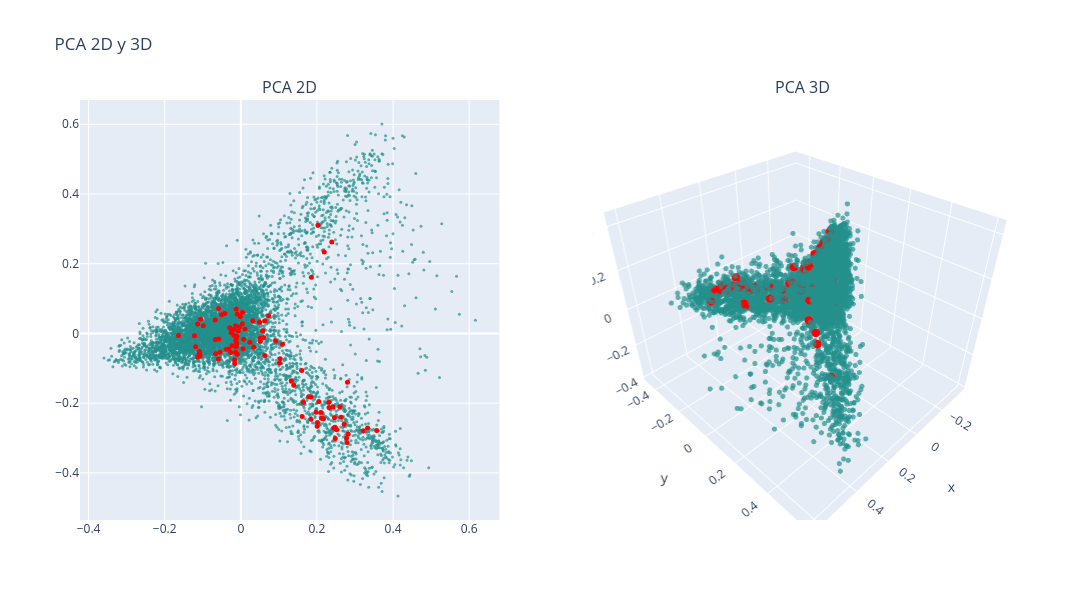

The notebook cell this image was saved under:
### Markdown cell above
### PCA

### Code cell
# PCA 2D
X_pca_2d = PCA(n_components=2).fit_transform(df_vectorized)
df['pca2d_1'] = X_pca_2d[:, 0]
df['pca2d_2'] = X_pca_2d[:, 1]

# PCA 3D
X_pca_3d = PCA(n_components=3).fit_transform(df_vectorized)
df['pca3d_1'] = X_pca_3d[:, 0]
df['pca3d_2'] = X_pca_3d[:, 1]
df['pca3d_3'] = X_pca_3d[:, 2]

# Graficar
colors = np.ones(len(df))  # Color base
colors_knn = np.zeros(len(df))  # Color para los KNN
colors_knn[knn_idxs[0]] = 1  # Resaltar los KNN

fig = make_subplots(rows=1, cols=2, subplot_titles=("PCA 2D", "PCA 3D"), 
                    specs=[[{"type": "scatter"}, {"type": "scatter3d"}]])

# Puntos normales (fondo)
fig.add_trace(
    go.Scatter(x=df['pca2d_1'], y=df['pca2d_2'], mode='markers',
               marker=dict(color=colors, colorscale='Viridis', size=3, opacity=0.7), 
               text=data['title'],
               hovertemplate="Titulo: %{text}<br>x: %{x}<br>y: %{y}<extra></extra>"),
    row=1, col=1)

# Puntos resaltados (delante)
fig.add_trace(
    go.Scatter(x=df.loc[knn_idxs[0], 'pca2d_1'], 
               y=df.loc[knn_idxs[0], 'pca2d_2'], 
               mode='markers',
               marker=dict(color='red', size=5, opacity=1), 
               text=data.loc[knn_idxs[0], 'title'], 
               hovertemplate="Titulo: %{text}<br>x: %{x}<br>y: %{y}<extra></extra>"),
    row=1, col=1)

# Puntos normales en 3D (fondo)
fig.add_trace(
    go.Scatter3d(x=df['pca3d_1'], y=df['pca3d_2'], z=df['pca3d_3'], mode='markers',
                 marker=dict(color=colors, colorscale='Viridis', size=3, opacity=0.7), 
                 text=data['title'],
                 hovertemplate="Cluster: %{text}<br>x: %{x}<br>y: %{y}<br>z: %{z}<extra></extra>"),
    row=1, col=2)

# Puntos resaltados en 3D (delante)
fig.add_trace(
    go.Scatter3d(x=df.loc[knn_idxs[0], 'pca3d_1'], 
                 y=df.loc[knn_idxs[0], 'pca3d_2'], 
                 z=df.loc[knn_idxs[0], 'pca3d_3'], 
                 mode='markers',
                 marker=dict(color='red', size=5, opacity=1), 
                 text=data.loc[knn_idxs[0], 'title'], 
                 hovertemplate="Cluster: %{text}<br>x: %{x}<br>y: %{y}<br>z: %{z}<extra></extra>"),
    row=1, col=2)

fig.update_layout(height=600, width=1200, title_text="PCA 2D y 3D", showlegend=False)
fig.show()

### Figure 1 — Plotly figure (JSON) as saved in the notebook; plotly's stock layout.template omitted (floating-point values rounded to 4 significant figures; data arrays with more than 128 entries replaced by an {"elided": "..."} marker saying what was removed)
{"data": [{"hovertemplate": "Titulo: %{text}<br>x: %{x}<br>y: %{y}<extra></extra>", "marker": {"color": {"elided": "6613 float values"}, "colorscale": [[0, "#440154"], [0.1111, "#482878"], [0.2222, "#3e4989"], [0.3333, "#31688e"], [0.4444, "#26828e"], [0.5556, "#1f9e89"], [0.6667, "#35b779"], [0.7778, "#6ece58"], [0.8889, "#b5de2b"], [1, "#fde725"]], "opacity": 0.7, "size": 3}, "mode": "markers", "text": {"elided": "6613 str values"}, "type": "scatter", "x": {"elided": "6613 float values"}, "xaxis": "x", "y": {"elided": "6613 float values"}, "yaxis": "y"}, {"hovertemplate": "Titulo: %{text}<br>x: %{x}<br>y: %{y}<extra></extra>", "marker": {"color": "red", "opacity": 1, "size": 5}, "mode": "markers", "text": ["application of neural network controller and policy gradient reinforcement learning on modular multilevel converter mmc a proof of concept", "state of charge soc balancing of battery modular multilevel management bm converter using q learning", "reinforcement learning based modulation for balancing capacitor voltage and thermal stress to enhance current capability of mmcs", "inverse application of artificial intelligence for the control of power converters", "optimized real time control for modular multilevel converters using adaptive neural networks", "machine learning emulation of model predictive control for modular multilevel converters", "open circuit fault diagnosis for a modular multilevel converter based on hybrid machine learning", "artificial intelligence applications in the control and performance improvement of modular multilevel converters a review", "neural network controller based on direct and indirect model predictive for modular multilevel converters", "machine learning based modeling for real time inferencer in the loop hardware emulation of high speed rail microgrid", "machine learning enhanced predictive control for modular multilevel converters in hvdc transmission systems", "level increased ishe modulation method for modular multilevel converters based on ddpg", "predictor based data driven model free adaptive predictive control of power converters using machine learning", "machine learning based operating region extension of modular multilevel converters under unbalanced grid faults", "reinforcement learning based method to exploit vulnerabilities of false data injection attack detectors in modular multilevel converters", "an open circuit fault detection and location strategy for mmc with feature extraction and random forest", "neural network based model predictive control approach for modular multilevel converters", "transfer learning based online impedance identification for modular multilevel converters", "condition monitoring for power converters via deep one class classification", "neural network based model predictive controllers for modular multilevel converters", "hybrid condition monitoring for power converters learning based methods with statistical guarantees", "fault diagnosis for modular multilevel converter mmc based on deep learning an edge implementation using binary neural network", "compound fault diagnosis method of modular multilevel converter based on improved capsule network", "reinforcement learning based false data injection attacks detector for modular multilevel converters", "capacitor monitoring for modular multilevel converters based on intelligent algorithm", "design and analysis of the model predictive control implemented by the ann technique for mmc based rectifier with improved grid adaptability", "dc short circuit fault detection for mmc hvdc grid based on improved dbn and dc fault current statistical features", "a connectionist based approach for reducing the number of voltage sensors in modular multilevel converter", "health management of power electronics systems", "auto tuned model predictive control based neural network controller for modular multilevel converters", "artificial neural network based pi control of battery energy storage system connected with mmc hvdc system", "data driven impedance identification and stability online assessment of wind farm connected with mmc hvdc", "an ultra high speed mmc hvdc fault location algorithm based on regression neural network", "power management systems for harmonic elimination using federated learning approach", "denoising and voltage estimation in modular multilevel converters using deep neural networks", "fault identification method of mmc hvdc based on gru neural network", "an open circuit faults diagnosis method based on xg boost used in mmc", "transfer learning framework for impedance characterization of modular multilevel converters", "data driven impedance identification and stability online assessment of dfig based wind farm integration with mmc hvdc", "overview of modeling schemes for mmc converter in flexible dc distribution network", "gwo based pi controller assisted half bridge sub module mmc for hybrid energy system", "fault diagnosis of modular multilevel converter based on dcnn and lstm network", "open circuit fault diagnosis for modular multilevel converter using wavelet neural network", "igbt open circuit fault diagnosis method for a modular multilevel converter based on pnn md", "capacitor parameter estimation based on wavelet transform and convolution neural network", "deep convolution neural network based fault detection and identification for modular multilevel converters", "physical mechanism and data hybrid modeling for device level emulation of modular multilevel converter", "neural network trained cold plate models for modular converter exploration", "an on line capacitor condition monitoring method based on switching frequencies for modular multilevel converters", "distributed neural network observer for submodule capacitor voltage estimation in modular multilevel converters", "parameters inversion of equivalent rlc fault circuit for mmc hvdc grid based on bp neural network", "bayesian regularization based mpc for a hybrid modular multilevel converter", "single ended fault detection scheme using support vector machine for multi terminal direct current systems based on modular multilevel converter", "real time fault detection and identification for mmc using d convolutional neural networks", "adaptive fault current limiting strategy for flexible dc power grids based on deep neural networks", "estimation of battery parameters in cascaded half bridge converters with reduced voltage sensors", "data driven neural predictors based robust mpc for power converters", "sub module capacitor voltage balancing control based on model prediction", "application of artificial intelligence to diagnose faults of grid tied solar power systems", "short time wavelet entropy integrating improved lstm for fault diagnosis of modular multilevel converter", "voltage estimation for diode clamped mmcs based on a simplified neural network", "supervisory real time multidomain modeling and hardware emulation of fuel cell hybrid electric bus behavioral transients", "thermal estimation of modular multilevel converter submodule using deep regression on gru and lstm network", "fault diagnosis of modular multilevel converter based on rnn and wavelet analysis", "a fast data driven method for submodule open circuit fault localization in a modular multilevel converter", "submodule fault detection in mmcs using support vector classification", "neural predictor based low switching frequency fcs mpc for mmc with online weighting factors tuning", "neural predictor based dynamic surface predictive control for power converters", "data driven parameter inversion for dc fault current analytical solution of modular multilevel converter based high voltage dc grid", "dcscf detection method of mmc dc grid based on statistical feature and dbn softmax", "improving the resilience of modular multilevel converters using concurrent estimators", "parameter estimation of batteries in mmcs with parallel connectivity using pso", "reliability improvement of mmc in energy storage system using ann based sensorless estimation for sub module voltages", "igbt open circuit fault diagnosis based on improved support vector machine", "design and simulation of marine electromagnetic transmission system", "an improved resnet based method for online assessment of the aging state of mmc sub module capacitors", "data driven modeling of modular multilevel converters based on hht and cnn lstm am neural network", "fault diagnosis of submodule open circuit failures for modular multilevel converters with the data processing of sensors", "an intelligent control for m statcom applications", "voltage estimation in combination with level adjusted phase shifted carrier modulation la psc for sensorless balancing of diode clamped modular multilevel converters mmcs ", "event triggered neural predictor based fcs mpc for mmc", "a simplified loss model of modular multilevel converter", "data driven fault detection of multiple open circuit faults for mmc systems based on long short term memory networks", "a modular multilevel converter based inductive power transfer system", "novel distributed control platform and algorithm for a modular multilevel matrix converter", "fault analysis and voltage support strategy through equivalent line impedances for mmcs in ac dc hybrid distribution networks under asymmetrical faults", "predictor based neural network finite set predictive control for modular multilevel converter", "switch open circuit fault localization strategy for mmcs using sliding time window based features extraction algorithm", "evaluation of isolated three phase ac dc converter using modular multilevel converter topology", "review on control strategy for flexible ac dc hybrid distribution network based on modular multi level converter topology", "fault isolation method for smart dc distribution networks with multiple types of converters", "control and experiment of a v kw motor drive using modular multilevel cascade converter based on triple star bridge cells mmcc tsbc ", "a model for a three phase modular multi level converter based on inductive power transfer technology m lc ipt ", "an open circuit faults diagnosis method for mmc based on extreme gradient boosting", "multiple igbt open circuit fault diagnosis strategy for mmc using feature reconstruction based recurrent neural network", "an on line capacitance and esr monitoring method of submodule capacitors for nearest level modulation based modular multilevel converters", "optimal modulation method for modular multilevel converters in medium voltage dc distribution networks", "communication aspects in the distributed control architecture of a modular multilevel converter", "design and verification of a dc direct mounted energy storage topology", "control system communication architecture for power electronic building blocks"], "type": "scatter", "x": [-0.01326, -0.01184, -0.05463, 0.05051, -0.01038, -0.01345, 0.2476, -0.03759, -0.02505, 0.06014, 0.05716, -0.1188, -0.009318, -0.009052, 0.01101, 0.2106, -0.02545, 0.06261, 0.1325, -0.02917, 0.1391, 0.1014, 0.1645, 0.003672, -0.01661, 0.09135, 0.2716, 0.006061, 0.1034, -0.0184, 0.239, 0.1854, 0.2317, -0.06654, -0.011, 0.2803, 0.2482, 0.07292, 0.2192, 0.3569, -0.00109, 0.1783, 0.282, 0.2517, -0.03151, 0.2171, 0.06309, 0.04937, -0.01621, -0.06613, 0.2635, -0.012, 0.3216, 0.1976, 0.3331, -0.02315, 0.004511, -0.1087, 0.1602, 0.2461, -0.1069, 0.0512, 0.03392, 0.1846, 0.2006, 0.1611, -0.0672, -0.01222, 0.2425, 0.2047, 0.007419, -0.02652, -0.006576, 0.244, -0.003404, -0.01367, 0.02378, 0.1842, 0.1094, -0.1133, -0.05045, -0.1089, 0.2778, -0.1217, -0.05842, 0.2607, -0.04209, 0.2121, -0.1635, -0.01733, 0.2312, -0.1058, -0.09852, 0.2013, 0.279, -0.05906, -0.1133, -0.05778, 0.2028, 0.03133], "xaxis": "x", "y": [-0.02102, -0.01379, -0.0538, -0.01404, -0.008281, 0.02228, -0.2688, -0.04514, 0.001815, -0.01193, 0.007449, -0.03836, 0.05546, -0.06003, 0.01267, -0.2271, 0.01056, 0.03601, -0.1356, 0.01622, -0.1488, -0.08485, -0.1972, 0.0277, -0.07606, -0.02124, -0.2608, -0.0436, -0.07285, -0.004864, 0.262, 0.1611, -0.2122, -0.01751, -0.02893, -0.1398, -0.3016, 0.05042, 0.2336, -0.2785, 0.04852, -0.1814, -0.2886, -0.2766, -0.04452, -0.245, -0.063, 0.03223, -0.08643, -0.05793, -0.2404, -0.03762, -0.2791, -0.2259, -0.2713, -0.03506, 0.06064, -0.05183, -0.1061, -0.2421, -0.06373, -0.02305, -0.03867, -0.1825, -0.2663, -0.2381, 0.03825, 0.0699, -0.2107, -0.195, -0.01677, -0.05465, 0.007282, -0.2712, 0.01789, -0.05385, -0.02497, -0.246, -0.03098, -0.06702, 0.05379, -0.05703, -0.3001, -0.006629, 0.07159, -0.2102, 0.05751, -0.243, -0.005886, 0.012, -0.1972, 0.04162, 0.02192, -0.2556, -0.3129, -0.07298, 0.02732, -0.0162, 0.3104, 0.03603], "yaxis": "y"}, {"hovertemplate": "Cluster: %{text}<br>x: %{x}<br>y: %{y}<br>z: %{z}<extra></extra>", "marker": {"color": {"elided": "6613 float values"}, "colorscale": [[0, "#440154"], [0.1111, "#482878"], [0.2222, "#3e4989"], [0.3333, "#31688e"], [0.4444, "#26828e"], [0.5556, "#1f9e89"], [0.6667, "#35b779"], [0.7778, "#6ece58"], [0.8889, "#b5de2b"], [1, "#fde725"]], "opacity": 0.7, "size": 3}, "mode": "markers", "scene": "scene", "text": {"elided": "6613 str values"}, "type": "scatter3d", "x": {"elided": "6613 float values"}, "y": {"elided": "6613 float values"}, "z": {"elided": "6613 float values"}}, {"hovertemplate": "Cluster: %{text}<br>x: %{x}<br>y: %{y}<br>z: %{z}<extra></extra>", "marker": {"color": "red", "opacity": 1, "size": 5}, "mode": "markers", "scene": "scene", "text": ["application of neural network controller and policy gradient reinforcement learning on modular multilevel converter mmc a proof of concept", "state of charge soc balancing of battery modular multilevel management bm converter using q learning", "reinforcement learning based modulation for balancing capacitor voltage and thermal stress to enhance current capability of mmcs", "inverse application of artificial intelligence for the control of power converters", "optimized real time control for modular multilevel converters using adaptive neural networks", "machine learning emulation of model predictive control for modular multilevel converters", "open circuit fault diagnosis for a modular multilevel converter based on hybrid machine learning", "artificial intelligence applications in the control and performance improvement of modular multilevel converters a review", "neural network controller based on direct and indirect model predictive for modular multilevel converters", "machine learning based modeling for real time inferencer in the loop hardware emulation of high speed rail microgrid", "machine learning enhanced predictive control for modular multilevel converters in hvdc transmission systems", "level increased ishe modulation method for modular multilevel converters based on ddpg", "predictor based data driven model free adaptive predictive control of power converters using machine learning", "machine learning based operating region extension of modular multilevel converters under unbalanced grid faults", "reinforcement learning based method to exploit vulnerabilities of false data injection attack detectors in modular multilevel converters", "an open circuit fault detection and location strategy for mmc with feature extraction and random forest", "neural network based model predictive control approach for modular multilevel converters", "transfer learning based online impedance identification for modular multilevel converters", "condition monitoring for power converters via deep one class classification", "neural network based model predictive controllers for modular multilevel converters", "hybrid condition monitoring for power converters learning based methods with statistical guarantees", "fault diagnosis for modular multilevel converter mmc based on deep learning an edge implementation using binary neural network", "compound fault diagnosis method of modular multilevel converter based on improved capsule network", "reinforcement learning based false data injection attacks detector for modular multilevel converters", "capacitor monitoring for modular multilevel converters based on intelligent algorithm", "design and analysis of the model predictive control implemented by the ann technique for mmc based rectifier with improved grid adaptability", "dc short circuit fault detection for mmc hvdc grid based on improved dbn and dc fault current statistical features", "a connectionist based approach for reducing the number of voltage sensors in modular multilevel converter", "health management of power electronics systems", "auto tuned model predictive control based neural network controller for modular multilevel converters", "artificial neural network based pi control of battery energy storage system connected with mmc hvdc system", "data driven impedance identification and stability online assessment of wind farm connected with mmc hvdc", "an ultra high speed mmc hvdc fault location algorithm based on regression neural network", "power management systems for harmonic elimination using federated learning approach", "denoising and voltage estimation in modular multilevel converters using deep neural networks", "fault identification method of mmc hvdc based on gru neural network", "an open circuit faults diagnosis method based on xg boost used in mmc", "transfer learning framework for impedance characterization of modular multilevel converters", "data driven impedance identification and stability online assessment of dfig based wind farm integration with mmc hvdc", "overview of modeling schemes for mmc converter in flexible dc distribution network", "gwo based pi controller assisted half bridge sub module mmc for hybrid energy system", "fault diagnosis of modular multilevel converter based on dcnn and lstm network", "open circuit fault diagnosis for modular multilevel converter using wavelet neural network", "igbt open circuit fault diagnosis method for a modular multilevel converter based on pnn md", "capacitor parameter estimation based on wavelet transform and convolution neural network", "deep convolution neural network based fault detection and identification for modular multilevel converters", "physical mechanism and data hybrid modeling for device level emulation of modular multilevel converter", "neural network trained cold plate models for modular converter exploration", "an on line capacitor condition monitoring method based on switching frequencies for modular multilevel converters", "distributed neural network observer for submodule capacitor voltage estimation in modular multilevel converters", "parameters inversion of equivalent rlc fault circuit for mmc hvdc grid based on bp neural network", "bayesian regularization based mpc for a hybrid modular multilevel converter", "single ended fault detection scheme using support vector machine for multi terminal direct current systems based on modular multilevel converter", "real time fault detection and identification for mmc using d convolutional neural networks", "adaptive fault current limiting strategy for flexible dc power grids based on deep neural networks", "estimation of battery parameters in cascaded half bridge converters with reduced voltage sensors", "data driven neural predictors based robust mpc for power converters", "sub module capacitor voltage balancing control based on model prediction", "application of artificial intelligence to diagnose faults of grid tied solar power systems", "short time wavelet entropy integrating improved lstm for fault diagnosis of modular multilevel converter", "voltage estimation for diode clamped mmcs based on a simplified neural network", "supervisory real time multidomain modeling and hardware emulation of fuel cell hybrid electric bus behavioral transients", "thermal estimation of modular multilevel converter submodule using deep regression on gru and lstm network", "fault diagnosis of modular multilevel converter based on rnn and wavelet analysis", "a fast data driven method for submodule open circuit fault localization in a modular multilevel converter", "submodule fault detection in mmcs using support vector classification", "neural predictor based low switching frequency fcs mpc for mmc with online weighting factors tuning", "neural predictor based dynamic surface predictive control for power converters", "data driven parameter inversion for dc fault current analytical solution of modular multilevel converter based high voltage dc grid", "dcscf detection method of mmc dc grid based on statistical feature and dbn softmax", "improving the resilience of modular multilevel converters using concurrent estimators", "parameter estimation of batteries in mmcs with parallel connectivity using pso", "reliability improvement of mmc in energy storage system using ann based sensorless estimation for sub module voltages", "igbt open circuit fault diagnosis based on improved support vector machine", "design and simulation of marine electromagnetic transmission system", "an improved resnet based method for online assessment of the aging state of mmc sub module capacitors", "data driven modeling of modular multilevel converters based on hht and cnn lstm am neural network", "fault diagnosis of submodule open circuit failures for modular multilevel converters with the data processing of sensors", "an intelligent control for m statcom applications", "voltage estimation in combination with level adjusted phase shifted carrier modulation la psc for sensorless balancing of diode clamped modular multilevel converters mmcs ", "event triggered neural predictor based fcs mpc for mmc", "a simplified loss model of modular multilevel converter", "data driven fault detection of multiple open circuit faults for mmc systems based on long short term memory networks", "a modular multilevel converter based inductive power transfer system", "novel distributed control platform and algorithm for a modular multilevel matrix converter", "fault analysis and voltage support strategy through equivalent line impedances for mmcs in ac dc hybrid distribution networks under asymmetrical faults", "predictor based neural network finite set predictive control for modular multilevel converter", "switch open circuit fault localization strategy for mmcs using sliding time window based features extraction algorithm", "evaluation of isolated three phase ac dc converter using modular multilevel converter topology", "review on control strategy for flexible ac dc hybrid distribution network based on modular multi level converter topology", "fault isolation method for smart dc distribution networks with multiple types of converters", "control and experiment of a v kw motor drive using modular multilevel cascade converter based on triple star bridge cells mmcc tsbc ", "a model for a three phase modular multi level converter based on inductive power transfer technology m lc ipt ", "an open circuit faults diagnosis method for mmc based on extreme gradient boosting", "multiple igbt open circuit fault diagnosis strategy for mmc using feature reconstruction based recurrent neural network", "an on line capacitance and esr monitoring method of submodule capacitors for nearest level modulation based modular multilevel converters", "optimal modulation method for modular multilevel converters in medium voltage dc distribution networks", "communication aspects in the distributed control architecture of a modular multilevel converter", "design and verification of a dc direct mounted energy storage topology", "control system communication architecture for power electronic building blocks"], "type": "scatter3d", "x": [-0.01326, -0.01185, -0.05463, 0.05051, -0.01038, -0.01344, 0.2476, -0.03758, -0.02505, 0.06014, 0.05716, -0.1188, -0.009315, -0.009051, 0.01101, 0.2106, -0.02545, 0.06261, 0.1325, -0.02917, 0.1391, 0.1014, 0.1645, 0.00367, -0.01661, 0.09135, 0.2716, 0.006061, 0.1034, -0.0184, 0.239, 0.1854, 0.2317, -0.06654, -0.011, 0.2803, 0.2482, 0.07292, 0.2192, 0.3569, -0.001088, 0.1783, 0.282, 0.2517, -0.03151, 0.2171, 0.06309, 0.04936, -0.01621, -0.06613, 0.2635, -0.012, 0.3216, 0.1976, 0.3331, -0.02315, 0.004515, -0.1087, 0.1602, 0.2461, -0.1069, 0.0512, 0.03392, 0.1846, 0.2006, 0.1611, -0.06719, -0.01222, 0.2425, 0.2047, 0.007417, -0.02653, -0.006577, 0.244, -0.003405, -0.01367, 0.02378, 0.1842, 0.1094, -0.1133, -0.05044, -0.1089, 0.2778, -0.1217, -0.05842, 0.2607, -0.04209, 0.2121, -0.1635, -0.01733, 0.2312, -0.1058, -0.09852, 0.2013, 0.279, -0.05906, -0.1133, -0.05778, 0.2028, 0.03133], "y": [-0.02101, -0.01378, -0.0538, -0.01403, -0.008281, 0.02227, -0.2688, -0.04514, 0.001809, -0.01193, 0.007441, -0.03836, 0.05545, -0.06003, 0.01268, -0.2271, 0.01055, 0.03601, -0.1356, 0.01621, -0.1488, -0.08485, -0.1972, 0.02771, -0.07605, -0.02124, -0.2608, -0.0436, -0.07285, -0.004871, 0.262, 0.1611, -0.2122, -0.01751, -0.02892, -0.1398, -0.3016, 0.05042, 0.2336, -0.2785, 0.04851, -0.1814, -0.2886, -0.2766, -0.04452, -0.245, -0.063, 0.03223, -0.08642, -0.05792, -0.2404, -0.03762, -0.2791, -0.2259, -0.2713, -0.03505, 0.06063, -0.05182, -0.1061, -0.2421, -0.06372, -0.02305, -0.03867, -0.1825, -0.2663, -0.2381, 0.03823, 0.06989, -0.2107, -0.195, -0.01677, -0.05464, 0.007285, -0.2712, 0.01789, -0.05384, -0.02497, -0.246, -0.03097, -0.06701, 0.05377, -0.05704, -0.3001, -0.006631, 0.07159, -0.2102, 0.0575, -0.243, -0.005889, 0.012, -0.1972, 0.04161, 0.02192, -0.2556, -0.3129, -0.07297, 0.02732, -0.0162, 0.3104, 0.03603], "z": [0.05418, 0.02997, -0.01953, 0.08057, 0.06026, 0.2274, 0.01917, 0.1366, 0.1761, 0.05411, 0.1616, -0.003501, 0.2961, 0.1228, 0.09981, 0.06526, 0.1887, 0.2148, 0.04964, 0.2454, 0.05163, 0.04629, 0.0386, 0.1588, -0.02737, 0.1838, 0.03655, -0.01498, -0.00539, 0.2105, 0.008595, 0.04589, 0.06024, -0.0292, 0.02794, 0.02893, 0.03214, 0.2087, 0.03899, 0.009792, -0.02004, 0.03515, 0.03119, 0.04018, 0.04259, 0.03385, 0.07873, 0.01669, 0.00291, 0.05424, 0.06895, 0.1384, 0.04505, 0.03019, 0.06479, 0.008673, 0.2903, 0.06254, 0.01411, 0.04915, -0.02358, 0.07135, 0.06735, 0.04377, 0.0217, 0.01802, 0.2176, 0.3116, 0.09146, 0.0332, -0.006064, -0.007811, 0.05627, 0.01657, -0.04107, 0.007524, 0.08444, 0.03149, 0.1049, -0.03072, 0.2263, -0.05045, 0.04876, -0.133, 0.09274, 0.1232, 0.3319, 0.05142, -0.157, 0.005792, -0.03422, 0.02111, 0.0853, 0.05611, 0.02037, -0.00843, -0.07762, -0.0125, -0.1592, 0.1031]}], "layout": {"annotations": [{"font": {"size": 16}, "showarrow": false, "text": "PCA 2D", "x": 0.225, "xanchor": "center", "xref": "paper", "y": 1, "yanchor": "bottom", "yref": "paper"}, {"font": {"size": 16}, "showarrow": false, "text": "PCA 3D", "x": 0.775, "xanchor": "center", "xref": "paper", "y": 1, "yanchor": "bottom", "yref": "paper"}], "height": 600, "scene": {"domain": {"x": [0.55, 1], "y": [0, 1]}}, "showlegend": false, "title": {"text": "PCA 2D y 3D"}, "width": 1200, "xaxis": {"anchor": "y", "domain": [0, 0.45]}, "yaxis": {"anchor": "x", "domain": [0, 1]}}}
